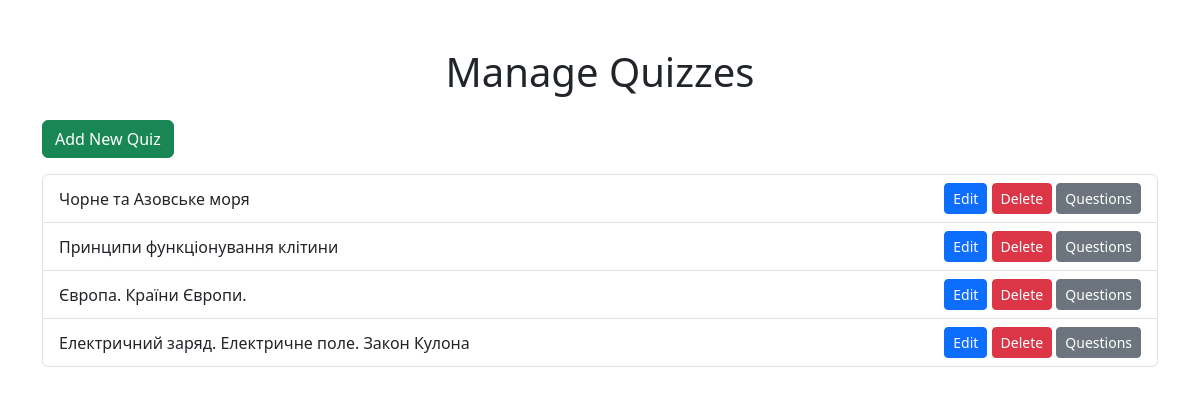
The app's page /manage_quizzes/ with its own data.
### quiz/models.py (models this page shows, shortened)
class Quiz(models.Model):
    name = models.CharField(max_length=200)  # Поле для назви вікторини, обмежене до 200 символів.
    description = models.TextField()  # Поле для опису вікторини.
    category = models.CharField(max_length=50)  # Поле для категорії вікторини, обмежене до 50 символів.

### quiz/views.py (the view)
# urls.py: path('manage_quizzes/', views.manage_quizzes, name='manage_quizzes'),
def manage_quizzes(request):
    quizzes = Quiz.objects.all()
    return render(request, 'quiz/manage_quizzes.html', {'quizzes': quizzes})

### quiz/templates/quiz/manage_quizzes.html (shortened to what this page needs)
<!DOCTYPE html>
<html lang="en">
<head>
    <link href="https://cdn.jsdelivr.net/npm/bootstrap@5.3.0-alpha1/dist/css/bootstrap.min.css" rel="stylesheet">
</head>
<body>
<div class="container mt-5">
    <h1 class="text-center mb-4">Manage Quizzes</h1>
    <a href="{% url 'add_quiz' %}" class="btn btn-success mb-3">Add New Quiz</a>
    <ul class="list-group">
        {% for quiz in quizzes %}
            <li class="list-group-item d-flex justify-content-between align-items-center">
                {{ quiz.name }}
                <div>
                    <a href="{% url 'edit_quiz' quiz.id %}" class="btn btn-primary btn-sm">Edit</a>
                    <a href="{% url 'delete_quiz' quiz.id %}" class="btn btn-danger btn-sm">Delete</a>
                    <a href="{% url 'manage_questions' quiz.id %}" class="btn btn-secondary btn-sm">Questions</a>
                </div>
            </li>
        {% endfor %}
    </ul>
</div>
</body>
</html>

### records on screen
Quiz: name "Чорне та Азовське моря"
Quiz: name "Принципи функціонування клітини"
Quiz: name "Європа. Країни Європи."
Quiz: name "Електричний заряд. Електричне поле. Закон Кулона"
